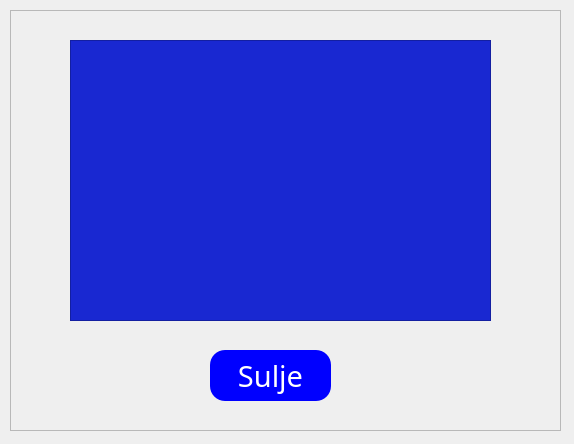
<?xml version="1.0" encoding="UTF-8"?>
<ui version="4.0">
 <class>tilitapahtumat</class>
 <widget class="QDialog" name="tilitapahtumat">
  <property name="geometry">
   <rect>
    <x>0</x>
    <y>0</y>
    <width>574</width>
    <height>444</height>
   </rect>
  </property>
  <property name="windowTitle">
   <string>Dialog</string>
  </property>
  <property name="styleSheet">
   <string notr="true"> *{font-family: century gothic;
color:white;}\nQPushButton\n{\nbackground:blue;\nborder-radius:60px;\n}\nQPushButton\n{\ncolor:white;\nborder-radius:15px;\n}\nQPushButton:hover\n{\ncolor:;\nborder-radius:15px\n}
QFrame
{
background:rgb(25,40,209);
border-radius:15px;
}
</string>
  </property>
  <widget class="QPushButton" name="btnsulje">
   <property name="geometry">
    <rect>
     <x>210</x>
     <y>350</y>
     <width>121</width>
     <height>51</height>
    </rect>
   </property>
   <property name="font">
    <font>
     <family>century gothic</family>
     <pointsize>22</pointsize>
    </font>
   </property>
   <property name="styleSheet">
    <string notr="true"> *{font-family: century gothic;
color:white;}
QPushButton
{
background:blue;
border-radius:60px;
}
QPushButton
{
color:white;
border-radius:15px;
}
QPushButton:hover
{
color:;
border-radius:15px
}
QFrame
{
background:rgb(25,40,209);
border-radius:15px;
}
</string>
   </property>
   <property name="text">
    <string>Sulje</string>
   </property>
  </widget>
  <widget class="QScrollArea" name="scrollArea">
   <property name="geometry">
    <rect>
     <x>70</x>
     <y>40</y>
     <width>421</width>
     <height>281</height>
    </rect>
   </property>
   <property name="palette">
    <palette>
     <active>
      <colorrole role="WindowText">
       <brush brushstyle="SolidPattern">
        <color alpha="255">
         <red>255</red>
         <green>255</green>
         <blue>255</blue>
        </color>
       </brush>
      </colorrole>
      <colorrole role="Button">
       <brush brushstyle="SolidPattern">
        <color alpha="255">
         <red>25</red>
         <green>40</green>
         <blue>209</blue>
        </color>
       </brush>
      </colorrole>
      <colorrole role="Text">
       <brush brushstyle="SolidPattern">
        <color alpha="255">
         <red>255</red>
         <green>255</green>
         <blue>255</blue>
        </color>
       </brush>
      </colorrole>
      <colorrole role="ButtonText">
       <brush brushstyle="SolidPattern">
        <color alpha="255">
         <red>255</red>
         <green>255</green>
         <blue>255</blue>
        </color>
       </brush>
      </colorrole>
      <colorrole role="Base">
       <brush brushstyle="SolidPattern">
        <color alpha="255">
         <red>25</red>
         <green>40</green>
         <blue>209</blue>
        </color>
       </brush>
      </colorrole>
      <colorrole role="Window">
       <brush brushstyle="SolidPattern">
        <color alpha="255">
         <red>25</red>
         <green>40</green>
         <blue>209</blue>
        </color>
       </brush>
      </colorrole>
     </active>
     <inactive>
      <colorrole role="WindowText">
       <brush brushstyle="SolidPattern">
        <color alpha="255">
         <red>255</red>
         <green>255</green>
         <blue>255</blue>
        </color>
       </brush>
      </colorrole>
      <colorrole role="Button">
       <brush brushstyle="SolidPattern">
        <color alpha="255">
         <red>25</red>
         <green>40</green>
         <blue>209</blue>
        </color>
       </brush>
      </colorrole>
      <colorrole role="Text">
       <brush brushstyle="SolidPattern">
        <color alpha="255">
         <red>255</red>
         <green>255</green>
         <blue>255</blue>
        </color>
       </brush>
      </colorrole>
      <colorrole role="ButtonText">
       <brush brushstyle="SolidPattern">
        <color alpha="255">
         <red>255</red>
         <green>255</green>
         <blue>255</blue>
        </color>
       </brush>
      </colorrole>
      <colorrole role="Base">
       <brush brushstyle="SolidPattern">
        <color alpha="255">
         <red>25</red>
         <green>40</green>
         <blue>209</blue>
        </color>
       </brush>
      </colorrole>
      <colorrole role="Window">
       <brush brushstyle="SolidPattern">
        <color alpha="255">
         <red>25</red>
         <green>40</green>
         <blue>209</blue>
        </color>
       </brush>
      </colorrole>
     </inactive>
     <disabled>
      <colorrole role="WindowText">
       <brush brushstyle="SolidPattern">
        <color alpha="255">
         <red>255</red>
         <green>255</green>
         <blue>255</blue>
        </color>
       </brush>
      </colorrole>
      <colorrole role="Button">
       <brush brushstyle="SolidPattern">
        <color alpha="255">
         <red>25</red>
         <green>40</green>
         <blue>209</blue>
        </color>
       </brush>
      </colorrole>
      <colorrole role="Text">
       <brush brushstyle="SolidPattern">
        <color alpha="255">
         <red>255</red>
         <green>255</green>
         <blue>255</blue>
        </color>
       </brush>
      </colorrole>
      <colorrole role="ButtonText">
       <brush brushstyle="SolidPattern">
        <color alpha="255">
         <red>255</red>
         <green>255</green>
         <blue>255</blue>
        </color>
       </brush>
      </colorrole>
      <colorrole role="Base">
       <brush brushstyle="SolidPattern">
        <color alpha="255">
         <red>25</red>
         <green>40</green>
         <blue>209</blue>
        </color>
       </brush>
      </colorrole>
      <colorrole role="Window">
       <brush brushstyle="SolidPattern">
        <color alpha="255">
         <red>25</red>
         <green>40</green>
         <blue>209</blue>
        </color>
       </brush>
      </colorrole>
     </disabled>
    </palette>
   </property>
   <property name="autoFillBackground">
    <bool>false</bool>
   </property>
   <property name="frameShadow">
    <enum>QFrame::Sunken</enum>
   </property>
   <property name="widgetResizable">
    <bool>true</bool>
   </property>
   <widget class="QWidget" name="scrollAreaWidgetContents">
    <property name="geometry">
     <rect>
      <x>0</x>
      <y>0</y>
      <width>421</width>
      <height>281</height>
     </rect>
    </property>
   </widget>
  </widget>
  <widget class="QFrame" name="frame">
   <property name="geometry">
    <rect>
     <x>10</x>
     <y>10</y>
     <width>551</width>
     <height>421</height>
    </rect>
   </property>
   <property name="frameShape">
    <enum>QFrame::StyledPanel</enum>
   </property>
   <property name="frameShadow">
    <enum>QFrame::Raised</enum>
   </property>
  </widget>
  <zorder>frame</zorder>
  <zorder>btnsulje</zorder>
  <zorder>scrollArea</zorder>
 </widget>
 <resources/>
 <connections/>
</ui>
